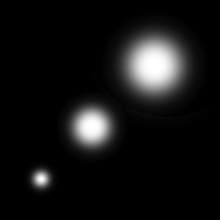
#> input picture figs/3gaussians.png, 220 x 220 px, found by its file name
$ jupyter execute --allow-errors Radon_Transform_Figure2.ipynb   (shell and % lines are left out)
#> lines starting #> are read from the running program, lines starting #| are printed output that depends on the picture
[cell 1]
import numpy as np
from skimage.io import imread
from skimage.transform import radon,iradon

import matplotlib
import matplotlib.pyplot as plt

matplotlib.rcParams['text.usetex']=True
#> (the rest of this cell did not finish here and is left out)

[cell 2]
I=imread('./3gaussians.png').mean(2)/128.
#> I: shape (220, 220) float64; min 0, max 1.99, mean 0.152
I=I[:,np.arange(219,-1,-1)]
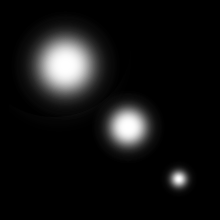
#> I: shape (220, 220) float64; min 0, max 1.99, mean 0.152; drawn with min black and max white

[cell 3]
plt.imshow(I,cmap='gray')
plt.axis('off')
plt.show()

[cell 4]
def f(X,rho):
    theta=np.array([np.cos(-(np.pi/2.)-np.pi*rho/180.),
                    np.sin(-(np.pi/2.)-np.pi*rho/180.)])
    return np.matmul(X,theta).squeeze()

[cell 5]
gridx,gridy=np.meshgrid(np.linspace(-110,110,num=100),np.linspace(-110,110,num=100))
gridvec = np.concatenate((np.reshape(gridx,(10000,1)),np.reshape(gridy,(10000,1))),1)

[cell 6]
import os
if not(os.path.isdir('./Radon/')):
    os.mkdir('./Radon/')

[cell 7]
for n, theta in enumerate(np.arange(45,181,45)):
    print(theta)
    fig,ax=plt.subplots(1,2,figsize=(13,5))
    Itemp=I.copy()
    Itemp=Itemp[np.arange(219,-1,-1),:]

    ax[0].imshow(Itemp,cmap='gray')

    # Plot x and y axis
    ax[0].plot([110,110],[0,220],'-',c='w')
    ax[0].plot([0,220],[110,110],'-',c='w')

    # Plot project lines
    CS=ax[0].contour(gridx+110, gridy+110, np.reshape(f(gridvec,theta),(100,100))
                  ,12, colors="orange", linestyles="--",linewidths=3)

    # Plot the arrow
    l=30
    ax[0].arrow(110,110,
                l*np.cos(-(np.pi/2.)-np.pi*theta/180.),
                l*np.sin(-(np.pi/2.)-np.pi*theta/180.),
                color='red',capstyle='projecting',
                head_width=9, head_length=9,linewidth=5)

    # Disable ticks
    ax[0].set_xticks(np.linspace(0,220,3).astype('int'))
    ax[0].set_xticklabels([-110,0,110])
    ax[0].set_yticks(np.linspace(0,220,3).astype('int'))
    ax[0].set_yticklabels([-110,0,110])
    ax[0].set_title(r'$I\in L^1(X\subset \mathbb{R}^d)$',fontsize=26)

    # Labels
    ax[1].plot(radon(I, [theta], circle=False)[:, 0],linewidth=3)
    ax[1].set_xticks(np.arange(0,312,50).astype('int'))
    ax[1].set_xticklabels(np.arange(-150,155,50).astype('int'))
    for i in range(2):
        ax[i].tick_params(axis='x', which='major', labelsize=18)
        ax[i].tick_params(axis='y', which='major', labelsize=18)

    # Latex labels
    ax[1].set_ylabel(r'$\int_X I(x)\delta(t-\textcolor{red}{\theta}\cdot x)dx$',fontsize=26)
    ax[1].set_xlabel(r'$t$',fontsize=26)
    ax[1].set_title(r'$\mathcal{R}I(\cdot,\theta) \in L^1(\mathbb{R})$',fontsize=26)

#     fig.savefig('./Radon/img%02d.png'%(n+1),transparent=True)
    plt.show()
#> this loop made 4 passes
#> pass 1, `Itemp=Itemp[np.arange(219,-1,-1),:]`:
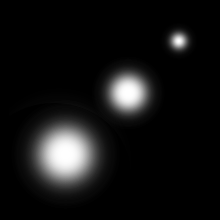
#> Itemp: shape (220, 220) float64; min 0, max 1.99, mean 0.152; drawn with min black and max white
